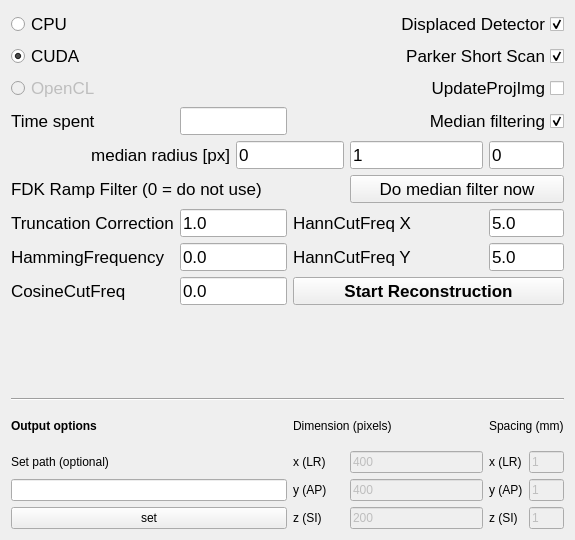
        <widget class="QWidget" name="page">
         <property name="geometry">
          <rect>
           <x>0</x>
           <y>0</y>
           <width>575</width>
           <height>540</height>
          </rect>
         </property>
         <attribute name="label">
          <string>Reconstruction Settings</string>
         </attribute>
         <layout class="QGridLayout" name="gridLayout">
          <item row="21" column="4">
           <widget class="QLineEdit" name="lineEdit_outImgDim_LR">
            <property name="enabled">
             <bool>false</bool>
            </property>
            <property name="text">
             <string>400</string>
            </property>
           </widget>
          </item>
          <item row="21" column="5">
           <widget class="QLabel" name="label_23">
            <property name="text">
             <string>x (LR)</string>
            </property>
           </widget>
          </item>
          <item row="21" column="0">
           <widget class="QLabel" name="label_32">
            <property name="text">
             <string>Set path (optional)</string>
            </property>
           </widget>
          </item>
          <item row="17" column="0" colspan="3">
           <widget class="QLabel" name="label_83">
            <property name="font">
             <font>
              <weight>75</weight>
              <bold>true</bold>
             </font>
            </property>
            <property name="text">
             <string>Output options</string>
            </property>
           </widget>
          </item>
          <item row="2" column="0">
           <widget class="QRadioButton" name="radioButton_UseOpenCL">
            <property name="enabled">
             <bool>false</bool>
            </property>
            <property name="font">
             <font>
              <pointsize>13</pointsize>
             </font>
            </property>
            <property name="layoutDirection">
             <enum>Qt::LeftToRight</enum>
            </property>
            <property name="text">
             <string>OpenCL</string>
            </property>
           </widget>
          </item>
          <item row="23" column="5">
           <widget class="QLabel" name="label_25">
            <property name="text">
             <string>z (SI)</string>
            </property>
           </widget>
          </item>
          <item row="17" column="5" colspan="7">
           <widget class="QLabel" name="label_22">
            <property name="text">
             <string>Spacing (mm)</string>
            </property>
           </widget>
          </item>
          <item row="1" column="0">
           <widget class="QRadioButton" name="radioButton_UseCUDA">
            <property name="font">
             <font>
              <pointsize>13</pointsize>
             </font>
            </property>
            <property name="layoutDirection">
             <enum>Qt::LeftToRight</enum>
            </property>
            <property name="text">
             <string>CUDA</string>
            </property>
            <property name="checked">
             <bool>true</bool>
            </property>
           </widget>
          </item>
          <item row="23" column="4">
           <widget class="QLineEdit" name="lineEdit_outImgDim_SI">
            <property name="enabled">
             <bool>false</bool>
            </property>
            <property name="text">
             <string>200</string>
            </property>
           </widget>
          </item>
          <item row="22" column="3">
           <widget class="QLabel" name="label_20">
            <property name="text">
             <string>y (AP)</string>
            </property>
           </widget>
          </item>
          <item row="17" column="3" colspan="2">
           <widget class="QLabel" name="label_18">
            <property name="text">
             <string>Dimension (pixels)</string>
            </property>
           </widget>
          </item>
          <item row="22" column="0" colspan="3">
           <widget class="QLineEdit" name="lineEdit_OutputFilePath">
            <property name="text">
             <string/>
            </property>
           </widget>
          </item>
          <item row="21" column="3">
           <widget class="QLabel" name="label_19">
            <property name="text">
             <string>x (LR)</string>
            </property>
           </widget>
          </item>
          <item row="21" column="6" colspan="6">
           <widget class="QLineEdit" name="lineEdit_outImgSp_LR">
            <property name="enabled">
             <bool>false</bool>
            </property>
            <property name="text">
             <string>1</string>
            </property>
           </widget>
          </item>
          <item row="16" column="0" colspan="12">
           <widget class="Line" name="line_9">
            <property name="orientation">
             <enum>Qt::Horizontal</enum>
            </property>
           </widget>
          </item>
          <item row="0" column="0">
           <widget class="QRadioButton" name="radioButton_UseCPU">
            <property name="font">
             <font>
              <pointsize>13</pointsize>
             </font>
            </property>
            <property name="layoutDirection">
             <enum>Qt::LeftToRight</enum>
            </property>
            <property name="autoFillBackground">
             <bool>false</bool>
            </property>
            <property name="text">
             <string>CPU</string>
            </property>
           </widget>
          </item>
          <item row="22" column="5">
           <widget class="QLabel" name="label_24">
            <property name="text">
             <string>y (AP)</string>
            </property>
           </widget>
          </item>
          <item row="23" column="3">
           <widget class="QLabel" name="label_21">
            <property name="text">
             <string>z (SI)</string>
            </property>
           </widget>
          </item>
          <item row="22" column="4">
           <widget class="QLineEdit" name="lineEdit_outImgDim_AP">
            <property name="enabled">
             <bool>false</bool>
            </property>
            <property name="text">
             <string>400</string>
            </property>
           </widget>
          </item>
          <item row="23" column="6" colspan="6">
           <widget class="QLineEdit" name="lineEdit_outImgSp_SI">
            <property name="enabled">
             <bool>false</bool>
            </property>
            <property name="text">
             <string>1</string>
            </property>
           </widget>
          </item>
          <item row="9" column="5" colspan="7">
           <widget class="QLineEdit" name="lineEdit_Ramp_HannCut">
            <property name="font">
             <font>
              <pointsize>13</pointsize>
             </font>
            </property>
            <property name="text">
             <string>5.0</string>
            </property>
           </widget>
          </item>
          <item row="5" column="4">
           <widget class="QLineEdit" name="lineEdit_PostMedSizeZ">
            <property name="font">
             <font>
              <pointsize>13</pointsize>
             </font>
            </property>
            <property name="text">
             <string>1</string>
            </property>
           </widget>
          </item>
          <item row="11" column="3" colspan="2">
           <widget class="QLabel" name="label_31">
            <property name="font">
             <font>
              <pointsize>13</pointsize>
             </font>
            </property>
            <property name="text">
             <string>HannCutFreq Y</string>
            </property>
           </widget>
          </item>
          <item row="5" column="2" colspan="2">
           <widget class="QLineEdit" name="lineEdit_PostMedSizeX">
            <property name="font">
             <font>
              <pointsize>13</pointsize>
             </font>
            </property>
            <property name="text">
             <string>0</string>
            </property>
           </widget>
          </item>
          <item row="11" column="0">
           <widget class="QLabel" name="label_30">
            <property name="font">
             <font>
              <pointsize>13</pointsize>
             </font>
            </property>
            <property name="text">
             <string>HammingFrequency</string>
            </property>
           </widget>
          </item>
          <item row="9" column="3" colspan="2">
           <widget class="QLabel" name="label_28">
            <property name="font">
             <font>
              <pointsize>13</pointsize>
             </font>
            </property>
            <property name="text">
             <string>HannCutFreq X</string>
            </property>
           </widget>
          </item>
          <item row="23" column="0" colspan="3">
           <widget class="QPushButton" name="pushButton_SetOutputPath">
            <property name="text">
             <string>set</string>
            </property>
           </widget>
          </item>
          <item row="5" column="5" colspan="7">
           <widget class="QLineEdit" name="lineEdit_PostMedSizeY">
            <property name="font">
             <font>
              <pointsize>13</pointsize>
             </font>
            </property>
            <property name="text">
             <string>0</string>
            </property>
           </widget>
          </item>
          <item row="22" column="6" colspan="6">
           <widget class="QLineEdit" name="lineEdit_outImgSp_AP">
            <property name="enabled">
             <bool>false</bool>
            </property>
            <property name="text">
             <string>1</string>
            </property>
           </widget>
          </item>
          <item row="6" column="0" colspan="4">
           <widget class="QLabel" name="label_26">
            <property name="font">
             <font>
              <pointsize>13</pointsize>
             </font>
            </property>
            <property name="text">
             <string>FDK Ramp Filter (0 = do not use)</string>
            </property>
           </widget>
          </item>
          <item row="6" column="4" colspan="8">
           <widget class="QPushButton" name="pushButtonMedianDoNow">
            <property name="font">
             <font>
              <pointsize>13</pointsize>
             </font>
            </property>
            <property name="text">
             <string>Do median filter now</string>
            </property>
           </widget>
          </item>
          <item row="13" column="0">
           <widget class="QLabel" name="label_29">
            <property name="font">
             <font>
              <pointsize>13</pointsize>
             </font>
            </property>
            <property name="text">
             <string>CosineCutFreq</string>
            </property>
           </widget>
          </item>
          <item row="9" column="0">
           <widget class="QLabel" name="label_27">
            <property name="font">
             <font>
              <pointsize>13</pointsize>
             </font>
            </property>
            <property name="text">
             <string>Truncation Correction</string>
            </property>
           </widget>
          </item>
          <item row="11" column="5" colspan="7">
           <widget class="QLineEdit" name="lineEdit_Ramp_HannCutY">
            <property name="font">
             <font>
              <pointsize>13</pointsize>
             </font>
            </property>
            <property name="text">
             <string>5.0</string>
            </property>
           </widget>
          </item>
          <item row="5" column="0" colspan="2">
           <widget class="QLabel" name="label_50">
            <property name="font">
             <font>
              <pointsize>13</pointsize>
             </font>
            </property>
            <property name="text">
             <string>median radius [px]</string>
            </property>
            <property name="alignment">
             <set>Qt::AlignRight|Qt::AlignTrailing|Qt::AlignVCenter</set>
            </property>
           </widget>
          </item>
          <item row="21" column="1" colspan="2">
           <spacer name="horizontalSpacer">
            <property name="orientation">
             <enum>Qt::Horizontal</enum>
            </property>
            <property name="sizeHint" stdset="0">
             <size>
              <width>40</width>
              <height>20</height>
             </size>
            </property>
           </spacer>
          </item>
          <item row="9" column="1" colspan="2">
           <widget class="QLineEdit" name="lineEdit_Ramp_TruncationCorrection">
            <property name="font">
             <font>
              <pointsize>13</pointsize>
             </font>
            </property>
            <property name="text">
             <string>1.0</string>
            </property>
           </widget>
          </item>
          <item row="11" column="1" colspan="2">
           <widget class="QLineEdit" name="lineEdit_Ramp_Hamming">
            <property name="font">
             <font>
              <pointsize>13</pointsize>
             </font>
            </property>
            <property name="text">
             <string>0.0</string>
            </property>
           </widget>
          </item>
          <item row="13" column="1" colspan="2">
           <widget class="QLineEdit" name="lineEdit_Ramp_CosineCut">
            <property name="font">
             <font>
              <pointsize>13</pointsize>
             </font>
            </property>
            <property name="text">
             <string>0.0</string>
            </property>
           </widget>
          </item>
          <item row="4" column="3" colspan="9">
           <widget class="QCheckBox" name="checkBox_PostMedianOn">
            <property name="font">
             <font>
              <pointsize>13</pointsize>
             </font>
            </property>
            <property name="layoutDirection">
             <enum>Qt::RightToLeft</enum>
            </property>
            <property name="text">
             <string>Median filtering</string>
            </property>
            <property name="checked">
             <bool>true</bool>
            </property>
           </widget>
          </item>
          <item row="2" column="3" colspan="9">
           <widget class="QCheckBox" name="checkBox_UpdateAfterFiltering">
            <property name="font">
             <font>
              <pointsize>13</pointsize>
             </font>
            </property>
            <property name="layoutDirection">
             <enum>Qt::RightToLeft</enum>
            </property>
            <property name="text">
             <string>UpdateProjImg</string>
            </property>
            <property name="checked">
             <bool>false</bool>
            </property>
           </widget>
          </item>
          <item row="1" column="3" colspan="9">
           <widget class="QCheckBox" name="checkBox_UsePSSF">
            <property name="font">
             <font>
              <pointsize>13</pointsize>
             </font>
            </property>
            <property name="layoutDirection">
             <enum>Qt::RightToLeft</enum>
            </property>
            <property name="text">
             <string>Parker Short Scan</string>
            </property>
            <property name="checked">
             <bool>true</bool>
            </property>
           </widget>
          </item>
          <item row="0" column="3" colspan="9">
           <widget class="QCheckBox" name="checkBox_UseDDF">
            <property name="font">
             <font>
              <pointsize>13</pointsize>
             </font>
            </property>
            <property name="layoutDirection">
             <enum>Qt::RightToLeft</enum>
            </property>
            <property name="text">
             <string>Displaced Detector</string>
            </property>
            <property name="checked">
             <bool>true</bool>
            </property>
           </widget>
          </item>
          <item row="4" column="0">
           <widget class="QLabel" name="label_34">
            <property name="font">
             <font>
              <pointsize>13</pointsize>
             </font>
            </property>
            <property name="text">
             <string>Time spent</string>
            </property>
           </widget>
          </item>
          <item row="4" column="1" colspan="2">
           <widget class="QLineEdit" name="lineEdit_ReconstructionTime">
            <property name="font">
             <font>
              <pointsize>13</pointsize>
             </font>
            </property>
           </widget>
          </item>
          <item row="13" column="3" colspan="9">
           <widget class="QPushButton" name="pushButton_DoRecon">
            <property name="font">
             <font>
              <pointsize>13</pointsize>
              <weight>75</weight>
              <bold>true</bold>
             </font>
            </property>
            <property name="text">
             <string>Start Reconstruction</string>
            </property>
           </widget>
          </item>
          <item row="14" column="0" rowspan="2">
           <spacer name="verticalSpacer_2">
            <property name="orientation">
             <enum>Qt::Vertical</enum>
            </property>
            <property name="sizeHint" stdset="0">
             <size>
              <width>20</width>
              <height>40</height>
             </size>
            </property>
           </spacer>
          </item>
         </layout>
        </widget>
